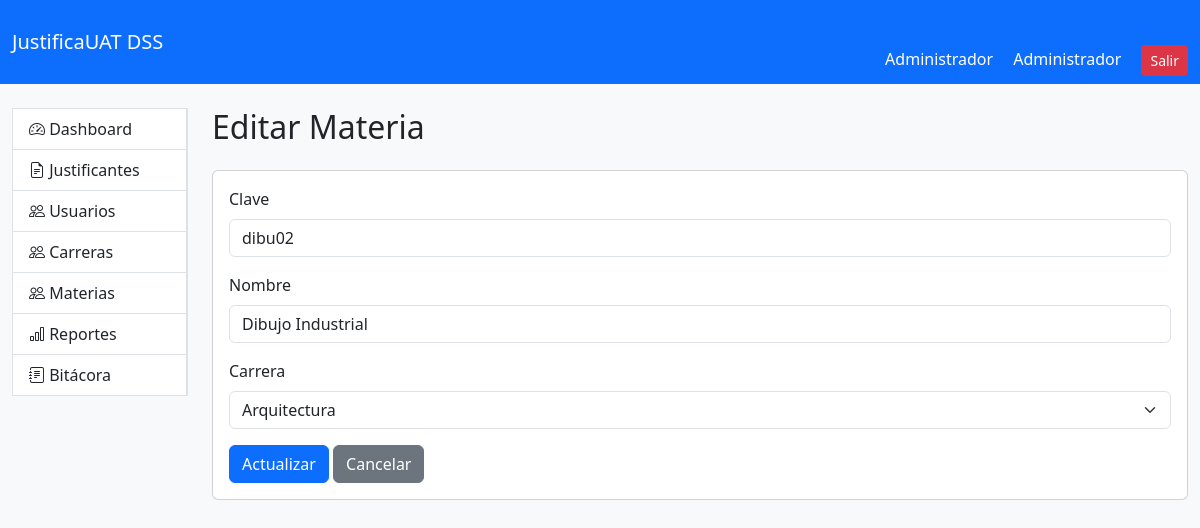
/public/index.php?page=materias_edit&id=2 (signed in), run on the app's committed database.
### tables this page shows
CREATE TABLE `materias` (
  `id` int(11) NOT NULL AUTO_INCREMENT,
  `nombre` varchar(150) NOT NULL,
  `clave` varchar(30) DEFAULT NULL,
  `carrera_id` int(11) DEFAULT NULL,
  `created_at` timestamp NOT NULL DEFAULT current_timestamp(),
  `activo` tinyint(1) NOT NULL DEFAULT 1,
  PRIMARY KEY (`id`),
  KEY `fk_materia_carrera` (`carrera_id`),
  CONSTRAINT `fk_materia_carrera` FOREIGN KEY (`carrera_id`) REFERENCES `carreras` (`id`)
);

CREATE TABLE `carreras` (
  `id` int(11) NOT NULL AUTO_INCREMENT,
  `nombre` varchar(150) NOT NULL,
  `clave` varchar(20) DEFAULT NULL,
  `created_at` timestamp NOT NULL DEFAULT current_timestamp(),
  `activo` tinyint(1) DEFAULT 1,
  PRIMARY KEY (`id`),
  UNIQUE KEY `clave` (`clave`)
);

### app/Controllers/MateriaController.php (called while the page is built, shortened)
<?php
require_once __DIR__.'/../Models/Materia.php';
require_once __DIR__.'/../Models/Carrera.php';
class MateriaController
{
	public function editar()
{
    $id = $_GET['id'];
    $materia = Materia::obtenerPorId($id);
    $carreras = Carrera::obtenerTodas();
    require_once __DIR__ .
        '/../Views/materias/edit.php';
}
}

### app/Models/Materia.php (called while the page is built, shortened)
<?php
class Materia
{
public static function obtenerPorId($id)
{
    $db = Database::connect();
    $stmt = $db->prepare("
        SELECT *
        FROM materias
        WHERE id = ?
    ");
    $stmt->execute([$id]);
    return $stmt->fetch(PDO::FETCH_ASSOC);
}
}

### app/Models/Carrera.php (called while the page is built, shortened)
<?php
class Carrera
{
    public static function obtenerTodas()
    {
        $db = Database::connect();
        $sql = "SELECT *
               FROM carreras
               ORDER BY nombre";
        return $db->query($sql) ->fetchAll(PDO::FETCH_ASSOC);
    }
}

### app/Views/materias/edit.php (the view)
<?php
include '../app/Views/layouts/header.php';
include '../app/Views/layouts/navbar.php';
?>
<div class="container-fluid mt-4">
    <div class="row">
        <div class="col-md-2">
            <?php include '../app/Views/layouts/sidebar.php'; ?>
        </div>
        <div class="col-md-10">
            <h2 class="mb-4">
                Editar Materia
            </h2>
            <div class="card">
                <div class="card-body">
                    <form method="POST">
                        <div class="mb-3">
                            <label class="form-label">
                                Clave
                            </label>
                            <input
                                type="text"
                                name="clave"
                                class="form-control"
                                value="<?= htmlspecialchars($materia['clave']) ?>"
                                required>
                        </div>
                        <div class="mb-3">
                            <label class="form-label">
                                Nombre
                            </label>
                            <input
                                type="text"
                                name="nombre"
                                class="form-control"
                                value="<?= htmlspecialchars($materia['nombre']) ?>"
                                required>
                        </div>
                        <div class="mb-3">
                            <label class="form-label">
                                Carrera
                            </label>
                            <select
                                name="carrera_id"
                                class="form-select"
                                required>
                                <?php foreach($carreras as $c): ?>
                                    <option
                                        value="<?= $c['id'] ?>"
                                        <?= ($c['id'] == $materia['carrera_id']) ? 'selected' : '' ?>>
                                        <?= htmlspecialchars($c['nombre']) ?>
                                    </option>
                                <?php endforeach; ?>
                            </select>
                        </div>
                        <button
                            type="submit"
                            class="btn btn-primary">
                            Actualizar
                        </button>
                        <a
                            href="index.php?page=materias"
                            class="btn btn-secondary">
                            Cancelar
                        </a>
                    </form>
                </div>
            </div>
        </div>
    </div>
</div>
<?php
include '../app/Views/layouts/footer.php';
?>

### public/assets/css/style.css (style rules this page uses)
body { background:#f8f9fa; }

### data on the page
materias: clave "dibu02", nombre "Dibujo Industrial", carrera_id "Arquitectura"

### other printed values
$_SESSION['nombre'] "Administrador"
$_SESSION['rol'] "Administrador"
